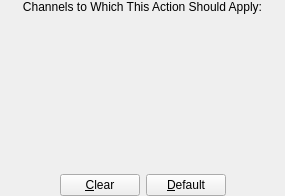
<ui version="4.0" >
 <class>CChannelSelectDialogContent</class>
 <widget class="QWidget" name="CChannelSelectDialogContent" >
  <property name="geometry" >
   <rect>
    <x>0</x>
    <y>0</y>
    <width>285</width>
    <height>196</height>
   </rect>
  </property>
  <property name="windowTitle" >
   <string>Form</string>
  </property>
  <layout class="QVBoxLayout" >
   <property name="margin" >
    <number>0</number>
   </property>
   <property name="spacing" >
    <number>4</number>
   </property>
   <item>
    <widget class="QLabel" name="label" >
     <property name="text" >
      <string>Channels to Which This Action Should Apply:</string>
     </property>
     <property name="alignment" >
      <set>Qt::AlignCenter</set>
     </property>
     <property name="wordWrap" >
      <bool>true</bool>
     </property>
    </widget>
   </item>
   <item>
    <layout class="QHBoxLayout" >
     <property name="margin" >
      <number>0</number>
     </property>
     <property name="spacing" >
      <number>6</number>
     </property>
     <item>
      <spacer>
       <property name="orientation" >
        <enum>Qt::Horizontal</enum>
       </property>
       <property name="sizeHint" >
        <size>
         <width>5</width>
         <height>5</height>
        </size>
       </property>
      </spacer>
     </item>
     <item>
      <widget class="QFrame" name="checkBoxFrame" >
       <property name="frameShape" >
        <enum>QFrame::NoFrame</enum>
       </property>
       <property name="frameShadow" >
        <enum>QFrame::Raised</enum>
       </property>
      </widget>
     </item>
     <item>
      <spacer>
       <property name="orientation" >
        <enum>Qt::Horizontal</enum>
       </property>
       <property name="sizeHint" >
        <size>
         <width>5</width>
         <height>5</height>
        </size>
       </property>
      </spacer>
     </item>
    </layout>
   </item>
   <item>
    <spacer>
     <property name="orientation" >
      <enum>Qt::Vertical</enum>
     </property>
     <property name="sizeHint" >
      <size>
       <width>5</width>
       <height>0</height>
      </size>
     </property>
    </spacer>
   </item>
   <item>
    <layout class="QHBoxLayout" >
     <property name="margin" >
      <number>0</number>
     </property>
     <property name="spacing" >
      <number>6</number>
     </property>
     <item>
      <spacer>
       <property name="orientation" >
        <enum>Qt::Horizontal</enum>
       </property>
       <property name="sizeHint" >
        <size>
         <width>5</width>
         <height>5</height>
        </size>
       </property>
      </spacer>
     </item>
     <item>
      <widget class="QPushButton" name="clearButton" >
       <property name="text" >
        <string>&amp;Clear</string>
       </property>
      </widget>
     </item>
     <item>
      <widget class="QPushButton" name="defaultButton" >
       <property name="text" >
        <string>&amp;Default</string>
       </property>
      </widget>
     </item>
     <item>
      <spacer>
       <property name="orientation" >
        <enum>Qt::Horizontal</enum>
       </property>
       <property name="sizeHint" >
        <size>
         <width>5</width>
         <height>5</height>
        </size>
       </property>
      </spacer>
     </item>
    </layout>
   </item>
  </layout>
 </widget>
 <resources/>
 <connections/>
</ui>
